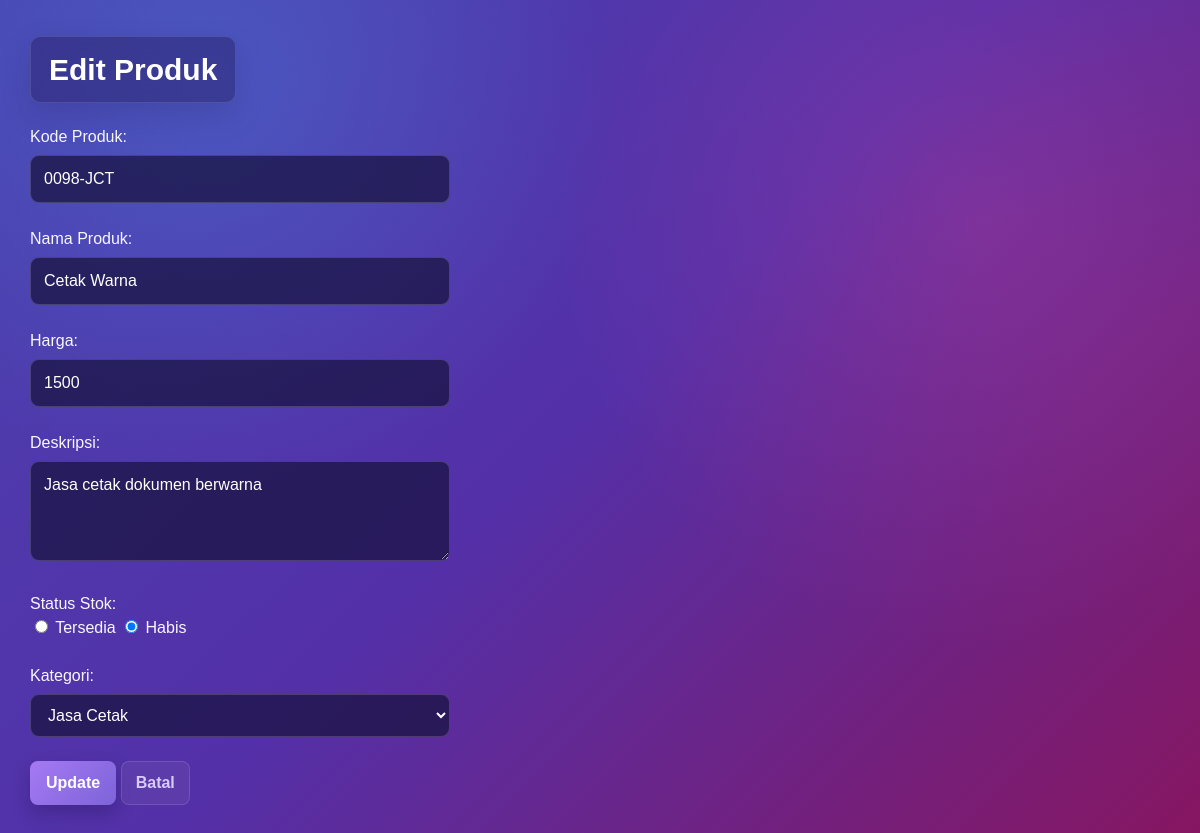
Screenshot of /edit.php?id=10 (signed in) with the database file from the repository.
### tables this page shows
CREATE TABLE IF NOT EXISTS produk (
    id INT AUTO_INCREMENT PRIMARY KEY,
    kode_produk VARCHAR(20) NOT NULL,
    nama_produk VARCHAR(100) NOT NULL,
    harga INT NOT NULL,
    deskripsi TEXT,
    status_stok ENUM('Tersedia', 'Habis') NOT NULL,
    kategori_id INT NOT NULL,
    CONSTRAINT fk_produk_kategori
        FOREIGN KEY (kategori_id) REFERENCES kategori(id)
        ON DELETE RESTRICT
        ON UPDATE CASCADE
);

CREATE TABLE IF NOT EXISTS kategori (
    id INT AUTO_INCREMENT PRIMARY KEY,
    nama_kategori VARCHAR(50) NOT NULL UNIQUE,
    gambar VARCHAR(100) DEFAULT NULL
);

### edit.php (the view, shortened to what this page needs)
<?php
include "koneksi.php";
$id = (int) $_GET['id'];
$stmt = mysqli_prepare($koneksi, "SELECT * FROM produk WHERE id = ?");
mysqli_stmt_bind_param($stmt, "i", $id);
mysqli_stmt_execute($stmt);
$data = mysqli_fetch_assoc(mysqli_stmt_get_result($stmt));
$kategori = mysqli_query($koneksi, "SELECT id, nama_kategori FROM kategori ORDER BY nama_kategori ASC");
?>
<!DOCTYPE html>
<html lang="en">
<head>
    <link rel="stylesheet" type="text/css" href="style.css">
</head>
<body>
    <h2>Edit Produk</h2>
    <form method="POST" action="">
        <label for="kode_produk">Kode Produk:</label><br>
        <input type="text" name="kode_produk" id="kode_produk" value="<?php echo htmlspecialchars($data['kode_produk']); ?>"><br><br>
        <label for="nama_produk">Nama Produk:</label><br>
        <input type="text" name="nama_produk" id="nama_produk" value="<?php echo htmlspecialchars($data['nama_produk']); ?>"><br><br>
        <label for="harga">Harga:</label><br>
        <input type="number" name="harga" id="harga" value="<?php echo $data['harga']; ?>"><br><br>
        <label for="deskripsi">Deskripsi:</label><br>
        <textarea name="deskripsi" id="deskripsi"><?php echo htmlspecialchars($data['deskripsi']); ?></textarea><br><br>
        <label>Status Stok:</label><br>
        <input type="radio" name="status_stok" id="stok_tersedia" value="Tersedia" <?php if ($data['status_stok'] == 'Tersedia') echo 'checked'; ?>> <label for="stok_tersedia">Tersedia</label>
        <input type="radio" name="status_stok" id="stok_habis" value="Habis" <?php if ($data['status_stok'] == 'Habis') echo 'checked'; ?>> <label for="stok_habis">Habis</label><br><br>
        <label for="kategori_id">Kategori:</label><br>
        <select name="kategori_id" id="kategori_id" required>
            <?php while ($k = mysqli_fetch_assoc($kategori)) { ?>
                <option value="<?php echo $k['id']; ?>" <?php if ($data['kategori_id'] == $k['id']) echo 'selected'; ?>>
                    <?php echo htmlspecialchars($k['nama_kategori']); ?>
                </option>
            <?php } ?>
        </select><br><br>
        <button type="submit" name="update" value="Update">Update</button>
        <a href="index.php">Batal</a>
    </form>
</body>
</html>

### style.css (style rules this page uses)
* { box-sizing: border-box; }
:root { --primary: #b58cff; --primary-dark: #9b73eb; --primary-soft: rgba(167, 139, 250, 0.16); --danger: #ff7b9c; --text: #f8f7ff; --muted: #d0cae8; --border: rgba(255, 255, 255, 0.14); --background: #4b36ae; --surface: rgba(32, 23, 72, 0.78); }
body { max-width: 1180px; min-height: 100vh; margin: 0 auto; padding: 36px 20px 60px; background: radial-gradient(circle at 18% 10%, rgba(69, 171, 255, 0.24), transparent 32%), radial-gradient(circle at 82% 25%, rgba(255, 77, 158, 0.20), transparent 36%), linear-gradient(135deg, #4a41ae 0%, #5430a8 48%, #89155e 100%); background-attachment: fixed; color: var(--text); font-family: Arial, Helvetica, sans-serif; line-height: 1.5; }
h2 { display: inline-block; margin: 0 0 22px; padding: 10px 18px; border: 1px solid rgba(255, 255, 255, 0.12); border-radius: 10px; background: rgba(35, 25, 91, 0.42); box-shadow: 0 12px 30px rgba(30, 20, 78, 0.18); backdrop-filter: blur(12px); color: #ffffff; font-size: 30px; }
form { margin-bottom: 20px; }
input[type="text"], input[type="number"], input[type="file"], textarea, select { width: 100%; max-width: 420px; margin-top: 6px; padding: 11px 13px; border: 1px solid rgba(255, 255, 255, 0.16); border-radius: 9px; background: rgba(24, 18, 63, 0.72); color: #ffffff; font: inherit; transition: 0.2s ease; }
textarea { min-height: 100px; resize: vertical; }
button, input[type="submit"] { padding: 10px 16px; border: 0; border-radius: 8px; background: linear-gradient(135deg, #a57af3, #7d63d9); color: #ffffff; cursor: pointer; font: inherit; font-weight: 700; box-shadow: 0 8px 18px rgba(24, 14, 70, 0.28); transition: 0.2s ease; }
nav a, .A a, a { color: #d9caff; }
nav a, .A a, a[href*="tambah.php"], a[href*="kategori/index.php"], a[href*="index.php"] { display: inline-block; padding: 9px 14px; border: 1px solid rgba(255, 255, 255, 0.12); border-radius: 8px; background: rgba(111, 82, 176, 0.34); text-decoration: none; font-weight: 600; transition: 0.2s ease; }

### rows the page displays
produk: kode_produk "0098-JCT", nama_produk "Cetak Warna", harga "1500", deskripsi "Jasa cetak dokumen berwarna", status_stok "☐ Tersedia", status_stok "☑ Habis", kategori_id "Jasa Cetak"
